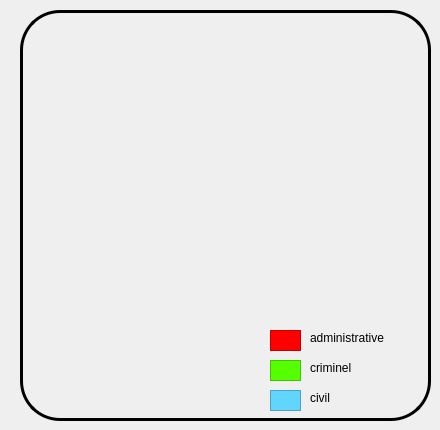
       <widget class="QWidget" name="stat_2">
        <attribute name="title">
         <string>Page</string>
        </attribute>
        <widget class="QFrame" name="frame_3">
         <property name="geometry">
          <rect>
           <x>20</x>
           <y>10</y>
           <width>411</width>
           <height>411</height>
          </rect>
         </property>
         <property name="styleSheet">
          <string notr="true">#frame_3{
border : 3px solid black;
border-radius : 40px;}</string>
         </property>
         <property name="frameShape">
          <enum>QFrame::StyledPanel</enum>
         </property>
         <property name="frameShadow">
          <enum>QFrame::Raised</enum>
         </property>
         <widget class="QWidget" name="widget" native="true">
          <property name="geometry">
           <rect>
            <x>20</x>
            <y>10</y>
            <width>341</width>
            <height>281</height>
           </rect>
          </property>
         </widget>
         <widget class="QFrame" name="frame_4">
          <property name="geometry">
           <rect>
            <x>250</x>
            <y>320</y>
            <width>31</width>
            <height>21</height>
           </rect>
          </property>
          <property name="styleSheet">
           <string notr="true">background-color: rgb(255, 0, 0);</string>
          </property>
          <property name="frameShape">
           <enum>QFrame::StyledPanel</enum>
          </property>
          <property name="frameShadow">
           <enum>QFrame::Raised</enum>
          </property>
         </widget>
         <widget class="QFrame" name="frame_5">
          <property name="geometry">
           <rect>
            <x>250</x>
            <y>350</y>
            <width>31</width>
            <height>21</height>
           </rect>
          </property>
          <property name="styleSheet">
           <string notr="true">background-color: rgb(85, 255, 0);</string>
          </property>
          <property name="frameShape">
           <enum>QFrame::StyledPanel</enum>
          </property>
          <property name="frameShadow">
           <enum>QFrame::Raised</enum>
          </property>
         </widget>
         <widget class="QFrame" name="frame_6">
          <property name="geometry">
           <rect>
            <x>250</x>
            <y>380</y>
            <width>31</width>
            <height>21</height>
           </rect>
          </property>
          <property name="styleSheet">
           <string notr="true">background-color: rgb(98, 213, 255);</string>
          </property>
          <property name="frameShape">
           <enum>QFrame::StyledPanel</enum>
          </property>
          <property name="frameShadow">
           <enum>QFrame::Raised</enum>
          </property>
         </widget>
         <widget class="QLabel" name="label_25">
          <property name="geometry">
           <rect>
            <x>290</x>
            <y>380</y>
            <width>56</width>
            <height>16</height>
           </rect>
          </property>
          <property name="text">
           <string>civil</string>
          </property>
         </widget>
         <widget class="QLabel" name="label_26">
          <property name="geometry">
           <rect>
            <x>290</x>
            <y>350</y>
            <width>56</width>
            <height>16</height>
           </rect>
          </property>
          <property name="text">
           <string>criminel</string>
          </property>
         </widget>
         <widget class="QLabel" name="label_27">
          <property name="geometry">
           <rect>
            <x>290</x>
            <y>320</y>
            <width>91</width>
            <height>16</height>
           </rect>
          </property>
          <property name="text">
           <string>administrative</string>
          </property>
         </widget>
        </widget>
       </widget>
